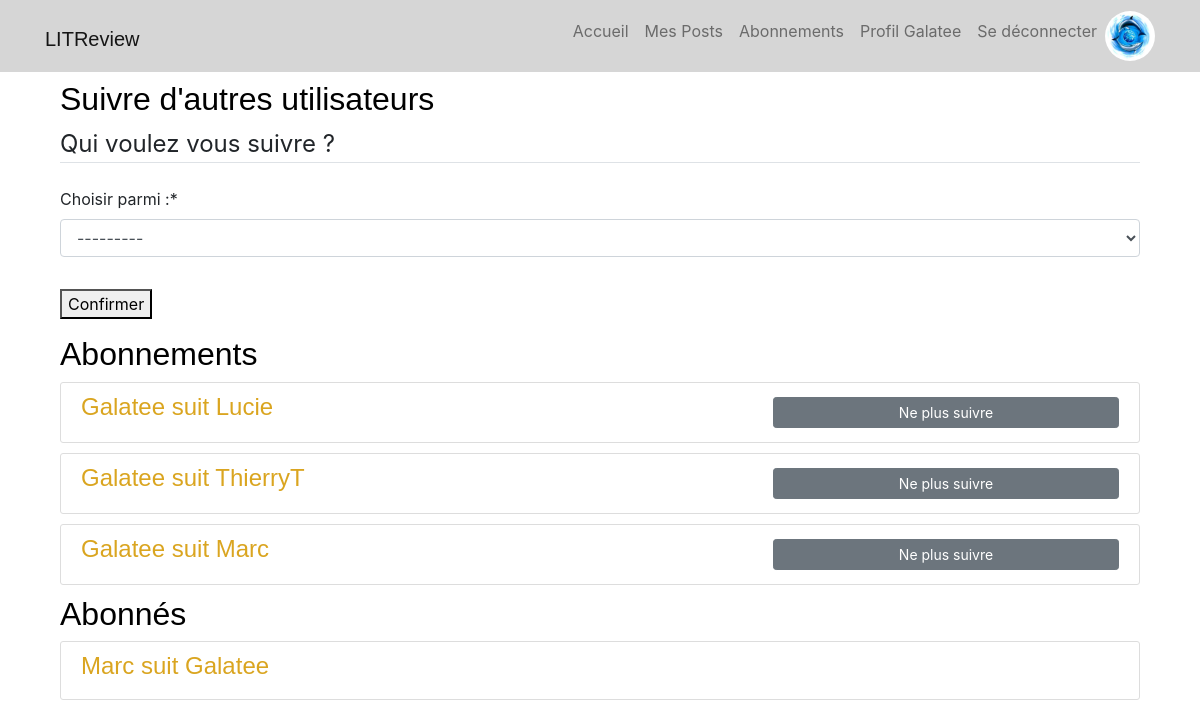
/follow/ (signed in), run on an earlier commit of the app's database.
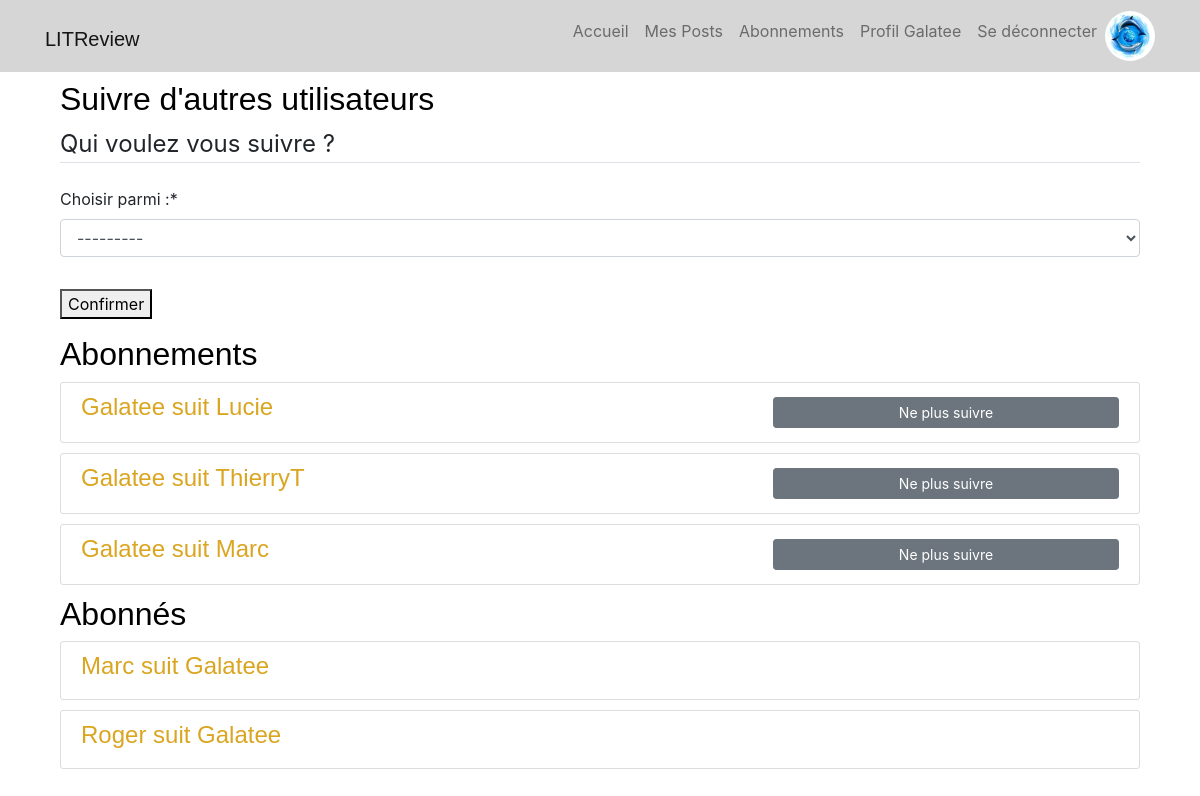
And on a later commit of the database.
### reviews/models.py (models this page shows, shortened)
class UserFollows(models.Model):
    user = models.ForeignKey(to=settings.AUTH_USER_MODEL, on_delete=models.CASCADE, related_name='following')
    followed_user = models.ForeignKey(to=settings.AUTH_USER_MODEL, on_delete=models.CASCADE, related_name='followed_by')
    class Meta:
        unique_together = ('user', 'followed_user',)
    def __str__(self):
        return f"{self.user} suit {self.followed_user}"

### reviews/views.py (the view, shortened to what this page needs)
# urls.py: path("follow/", FollowCreateView.as_view(), name="abonnements"),
class FollowCreateView(LoginRequiredMixin, CreateView):
    model = UserFollows
    template_name = 'reviews/follow.html'
    form_class = FollowForm
    success_url = "/reviews/follow/"
    def get_form_kwargs(self, *args, **kwargs):
        kwargs = super(FollowCreateView, self).get_form_kwargs()
        kwargs['username'] = self.request.user.username
        kwargs['following'] = self.request.user.following.all()
        kwargs['followed_by'] = self.request.user.followed_by.all()
        return kwargs
    def get_context_data(self, **kwargs):
        following = self.request.user.following.all()  # queryset de ceux que l'on suit
        followed_by = self.request.user.followed_by.all()  # queryset de ceux qui nous suivent
        context = super(FollowCreateView, self).get_context_data(**kwargs)
        context.update({
            'title': 'abonnements',
            'following': following,
            'followed_by': followed_by,
        })
        return context

### reviews/forms.py
class FollowForm(forms.ModelForm):
    def __init__(self, *args, username=None, following=None, followed_by=None,  **kwargs):
        super(FollowForm, self).__init__(*args, **kwargs)
        self.username = username
        self.following = following
        self.followed_by = followed_by
        self.fields['followed_user'].label = "Choisir parmi :"
        self.fields['followed_user'].queryset = User.objects.all().exclude(
            username=self.username).exclude(id__in=[f.followed_user.id for f in self.following])
    class Meta:
        model = UserFollows
        fields = ('followed_user',)

### reviews/templates/reviews/follow.html (shortened to what this page needs)
{% extends "base.html" %}
{% load crispy_forms_tags %}
{% block content %}
<div id="suivre-nouvel-utilisateur">
    <h2>Suivre d'autres utilisateurs</h2>
    <form method="POST" enctype="multipart/form-data">
        <fieldset class="form-group">
            <legend class="border-bottom mb-4">Qui voulez vous suivre ?</legend>
            {{ form|crispy }}
        </fieldset>
        <div class="form-group">
            <button type="submit">Confirmer</button>
        </div>
    </form>
</div>
<div id="utilisateurs-suivis">
    <h2>Abonnements</h2>
    {% for f in following %}
    <article class="media content-section">
        <h4 class="p-0 col-8">{{f}}</h4>
        <a class="col-4 btn btn-secondary btn-sm mt-1 mb-1" href="{% url 'unfollow-delete' f.id %}">Ne plus suivre</a>
    </article>
    {% endfor %}
</div>
<div id="utilisateurs-abonnés">
    <h2>Abonnés</h2>
    {% for f in followed_by %}
    <article class="media content-section">
        <h4>{{f}}</h4>
    </article>
    {% endfor %}
</div>
{% endblock content %}

What changed in the data, as far as the page shows it:
added UserFollows: user+followed_user "Roger suit Galatee", shown under "Abonnés"
